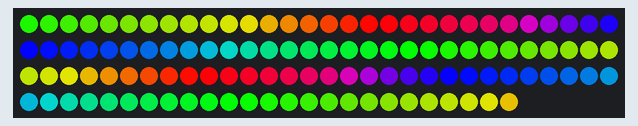
A sketch run on a simulated Arduino Uno, built with avr-gcc and run on an emulated ATmega328P. On the bench: 115 RGB LEDs in strip order, left to right, continuing on the next row. Colours are those a GRB WS2812 strip shows for the declared byte order.

Above: at 0.15 s.
At 5.01 s:
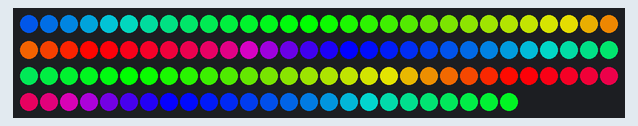
At 9.86 s:
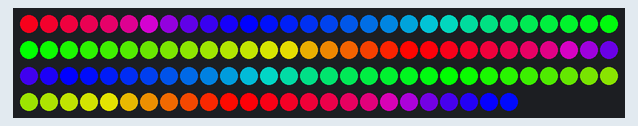
At 19.88 s:
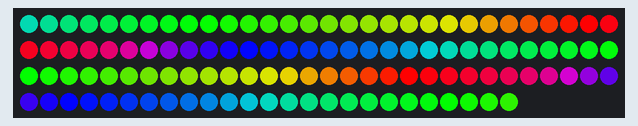
At 29.59 s:
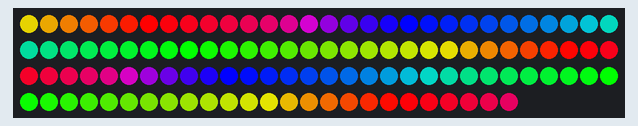
At 39.6 s:
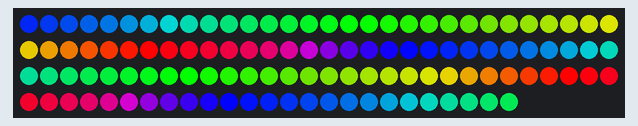

The sketch:

WS2812_StripTest.ino
```cpp
#include "FastLED.h"

#define NUM_LEDS 115
#define DATA_PIN 0 //Green wire when using the JST SM connectors
#define MAX_BRIGHTNESS 255

CRGB leds[NUM_LEDS];

void setup()
{
   //FastLED.addLeds<WS2812, DATA_PIN, RGB>(leds, NUM_LEDS);
   FastLED.addLeds<WS2812B, DATA_PIN, RGB>(leds, NUM_LEDS);
}

void loop()
{
  rainbow(20);
  //cylon(CRGB::Red,25, 5);
  //color_chase(CRGB::Green, 15);
  //color_chase(CRGB::BlueViolet, 15);
  //  color_chase(CRGB::Red, 15);
  //color_chase(CRGB::Yellow, 15);
  //color_chase(CRGB::Green, 15);
  //color_chase(CRGB::Cyan, 15);
  //color_chase(CRGB::White, 15);
  //color_chase(CRGB::Blue, 15);
  //missing_dot_chase(CRGB::White, 20);
  //missing_dot_chase(CRGB::Red, 20);
  //missing_dot_chase(CRGB::Yellow, 20);
  //missing_dot_chase(CRGB::Green, 20);
  //missing_dot_chase(CRGB::Cyan, 20);
  //missing_dot_chase(CRGB::Blue, 20);
  //missing_dot_chase(0x3000cc, 20) ;
}


/// Move a single led
void color_chase(uint32_t color, uint8_t wait)
{
  FastLED.clear();
  FastLED.setBrightness(MAX_BRIGHTNESS);

  for(int led_number = 0; led_number < NUM_LEDS; led_number++)
  {
    leds[led_number] = color;
    FastLED.show();
    delay(wait);
    leds[led_number] = CRGB::Black; //Will clear the current pixel on the next show()
  }
  return;
}


/// Move an "empty" dot down the strip
void missing_dot_chase(uint32_t color, uint8_t wait)
{
  for (int led_brightness = MAX_BRIGHTNESS; led_brightness > 10; led_brightness/=2)
  {
    FastLED.setBrightness(led_brightness);
    fill_solid(leds, NUM_LEDS, color);

    for(int led_number = 0; led_number < NUM_LEDS; led_number++)
    {
      leds[led_number] =  CRGB::Black; // Set new pixel 'off'
      if( led_number > 0 && led_number < NUM_LEDS)
      {
        leds[led_number-1] = color; // Set previous pixel 'on'
      }
      FastLED.show();
      delay(wait);
    }
  }
  return;
}

/// Cylon - LED sweeps back and forth
void cylon(CRGB color, uint16_t wait, uint8_t number_of_cycles)
{
  FastLED.setBrightness(MAX_BRIGHTNESS);

  for (uint8_t times = 0; times<=number_of_cycles; times++)
  {
    // Forward
    for(int led_number = 0; led_number < NUM_LEDS; led_number++)
    {
      leds[led_number] = color;
      FastLED.show();
      leds[led_number] = CRGB::Black; //Will clear the current pixel on the next show()
      delay(wait);
    }

    // Back
    for(int led_number = NUM_LEDS-1; led_number >= 0; led_number--)
    {
      leds[led_number] = color;
      FastLED.show();
      leds[led_number] = CRGB::Black;  //Will clear the current pixel on the next show()
      delay(wait);
    }
  }
  return;
}

void rainbow(uint8_t wait)
{
  FastLED.clear();
  FastLED.setBrightness(MAX_BRIGHTNESS);

  for(uint16_t  hue=10; hue<255*3; hue++)
  {
    fill_rainbow( &(leds[0]), NUM_LEDS /*led count*/, hue /*starting hue*/);
    FastLED.show();
    delay(wait);
  }
  return;
}
```
